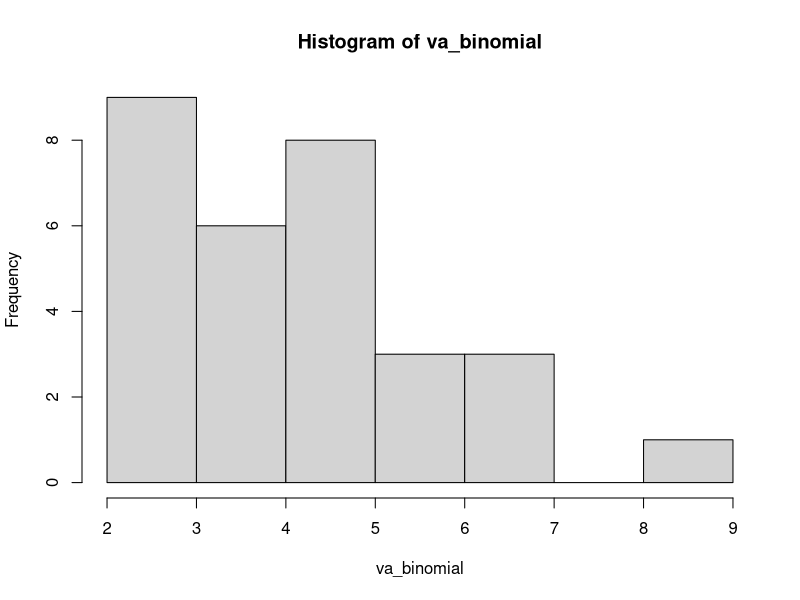
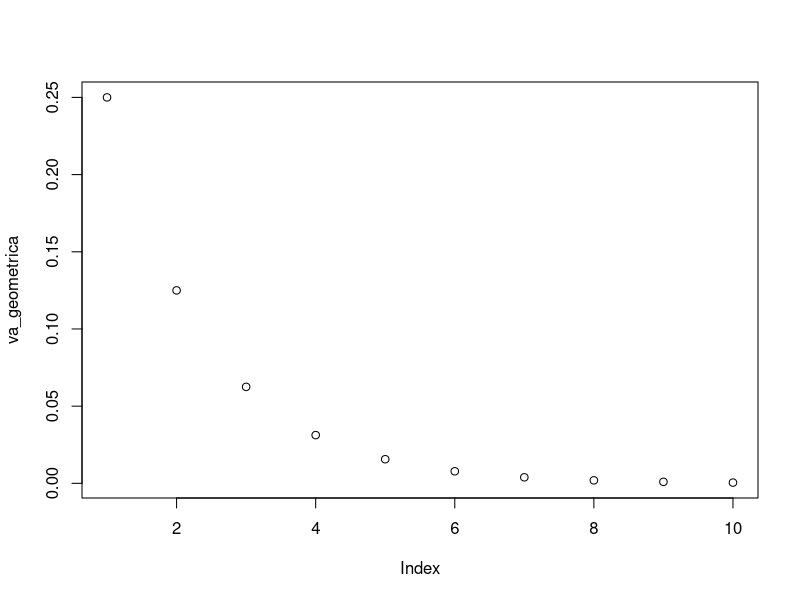
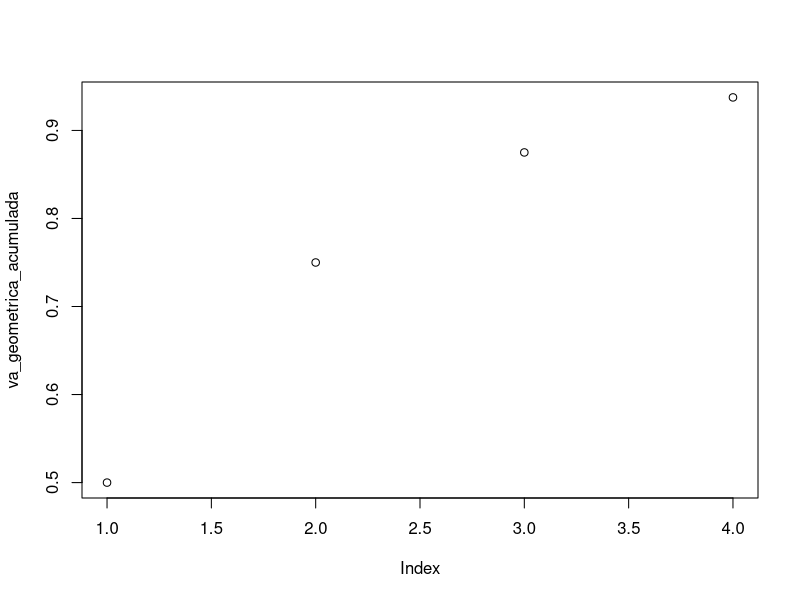
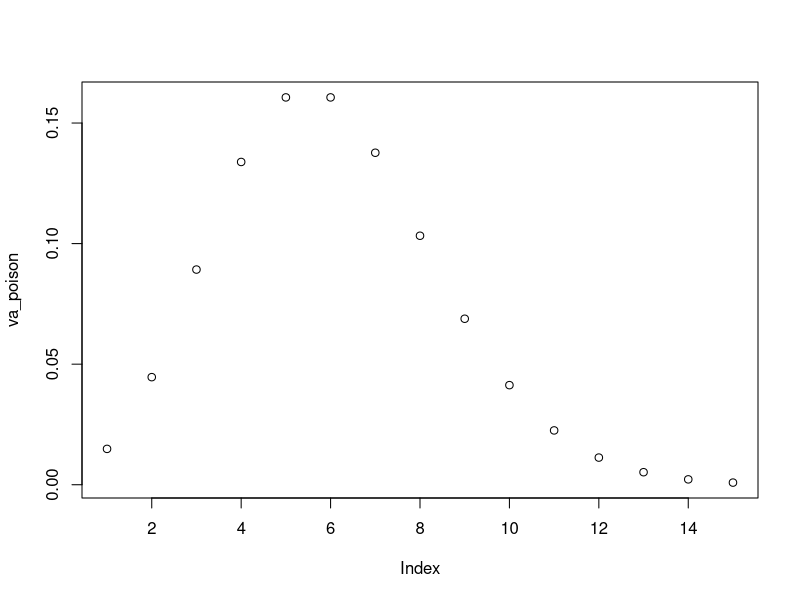
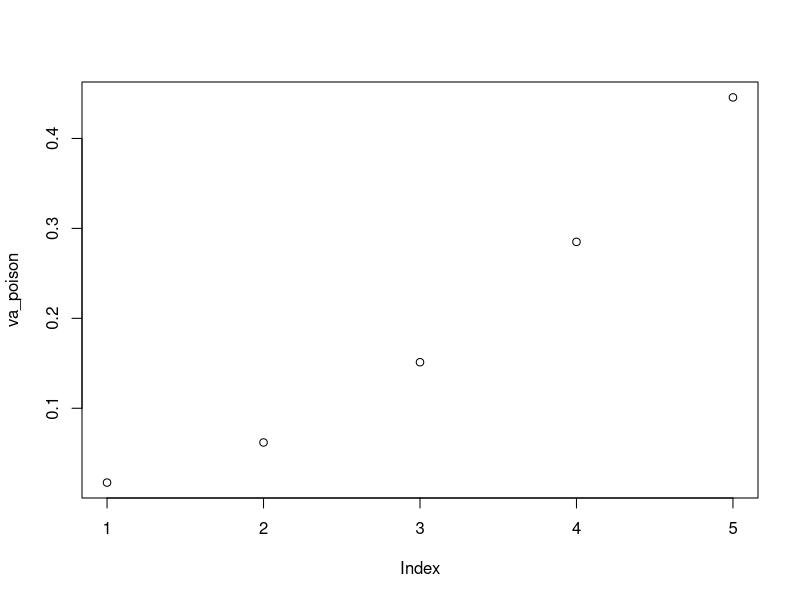
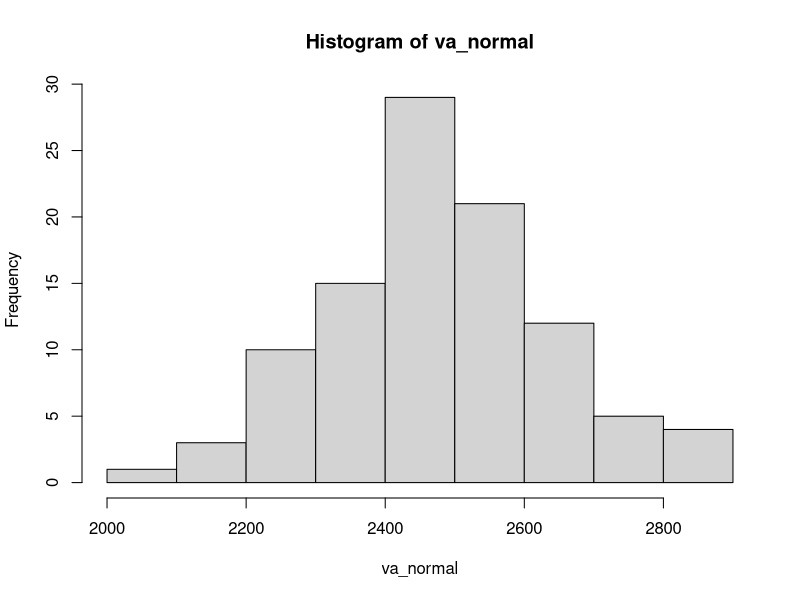
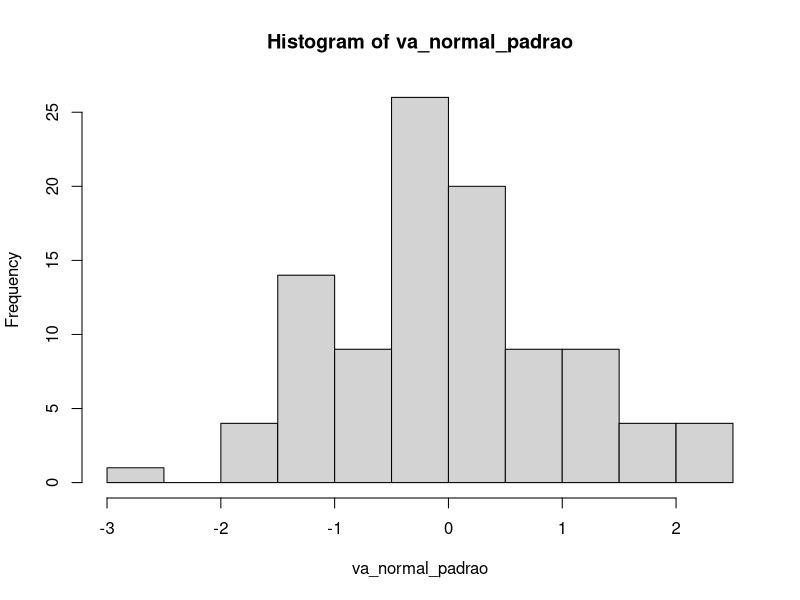
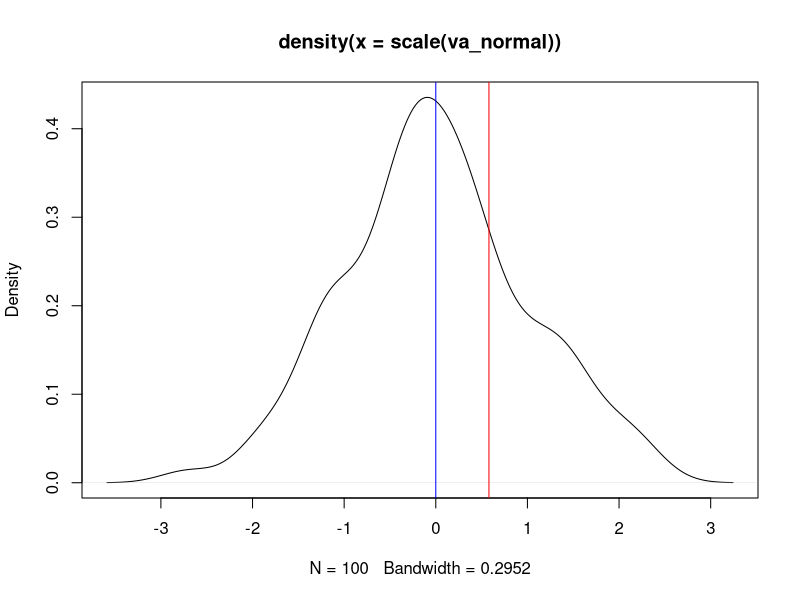

R code for these plots, in order:

#Copie este código, cole no seu R e execute para ver os resultados
################################
#### DISTRIBUIÇÃO BINOMIAL ####
################################
# Exemplo: Definindo como sucesso o cliente comprar, e supondo que a probabilidade de sucesso é 50%.
# Ao passar 10 clientes em nossa loja, qual a probabilidade de realizarmos 2 vendas?
#Ou seja, queremos encontrar a probabilidade de dois sucessos, em dez tentativas. Cuja probabilidade de sucesso
# em cada tentativa é 50%
dbinom (x = 2, size = 10, prob = 0.5)
#Onde:
# x é o número de sucessos,
# size é o número de tentativas,
# prob é a probabilidade de sucesso em cada tentativa
# A função a seguir gera quantidades aleatórias de sucesso oriundos de uma quantidade (size) de tentativas dada a probabilidade
#(prob) de sucesso.
# É útil para realizar experimentos. Podemos simular qual a frequencia esperada de vendas a cada dez clientes ?
  #Ainda mantendo a probabilidade de sucesso (cliente comprar) de 50%
  va_binomial <- rbinom(n = 30, size=10, prob=0.5)
#Onde:
# n é a quantidade de vezes que o experimento deve ser repetido
# size é o número de tentativas a cada experimento
  # prob é o número de sucesso em cada uma das tentativas
  hist(va_binomial) # A maior barra no histograma representa a quantidade esperada de vendas
  #Ajuste o parametro n para 1000 e plote o histograma, observe como a distribuição binomial se aproxima da normal
  # Podemos também querer a probabilidade de que até dois clientes comprem.
  #Ao invés de saber a probabilidade de exatos dois comprarem.
  #A probabilidade de até dois clientes comprarem é:
  #(probabilidade de nenhum cliente comprar) + (probabilidade de um cliente comprar) + probabilidade de dois cliente comprarem)
#Formalizando: P(X<=2) = P(X=0) + P(X=1) + P(X=2)
pbinom(q = 2,size = 10, prob = 0.5)
#A probabilidade de que até dois clientes comprem ao entrarem dez clientes, é de 5,48%
##################################
#### DISTRIBUIÇÃO GEOMÉTRICA ####
##################################
#Exemplo: Definindo como sucesso o cliente comprar, e supondo que a probabilidade de sucesso é 50%.
#Qual a probabilidade da primeira venda ocorrer quando o quinto cliente entrar na loja? 
dgeom(x = 5, prob = 0.5)
#Onde:
# x é o número de tentativas
# prob é a probabilidade de sucessos
# Podemos utilizar a mesma função para nos dar a probabilidade do sucesso ocorrer na primeira tentativa,
#Segunda tentativa, terceira tentativa ... até a décima tentativa.
va_geometrica <- dgeom(x = 1:10, prob = 0.5)
va_geometrica
plot(va_geometrica) #Veja como as probabilidades vão diminuindo. A probabilidade de
# sucesso de 50% é relativamente alta,
#então é muito provavel que o sucesso ocorra logo nas primeiras tentativas
# Podemos utilizar a distribuição geométrica acumulada para saber qual a probabilidade
# do primeiro sucesso
#ocorrer na primeira tentativa OU na segunda tentativa OU na terceira tentativa
#Formalizando, queremos: P(X<=3)
va_geometrica_acumulada <- pgeom(0:3, prob = 0.5)
plot(va_geometrica_acumulada)

#### DISTRIBUIÇÃO BINOMIAL NEGATIVA ####
#########################################
# Exemplo: Definindo como sucesso o cliente comprar, e supondo que a probabilidade
#de sucesso é 50%.
#Qual a probabilidade de ter que entrar 8 clientes até que a segunda venda ocorra?
dnbinom(x=2, size = 8, prob = 0.50)
#Onde:
# x é o número de sucessos
# size é a quantidade de tentativos
# prob é a probabilidade de sucesso
#########################################
####
#DISTRIBUIÇÃO POISSON
####
#########################################
# Exemplo: Uma loja recebe em média, 6 (𝝺) clientes por minuto. Qual a probabilidade
# de que 5(x) clientes
#entrem em um minuto?
dpois(x= 5,lambda = 6)

#Onde:
# x é a quantidade a ser testada
# lambda é a taxa média de ocorrêcia do evento em um determinado período de
# intervalo de tempo ou espaço
# Podemos utilizar a mesma funcao para obter a probabilidade de entrar um cliente,
# dois clientes... quinze clientes
va_poison <- dpois(x = 1:15, lambda = 6)
plot(va_poison)
# Observe que os valores se distribuiem simetricamente en tormo de seis, use acontece
# porque o paramentro
#lambda é a média (e também o desvio padrão) da distribuição de Poisson
# Também podemos obter a probabilidade acumulada de até 5 clientes entrarem na loja
# em um minuto
#Formalizando, queremos: P(X<=5)
va_poison <- ppois(1:5, lambda = 6)
plot(va_poison)
#########################################
####
# DISTRIBUIÇÃO NORMAL
####

#########################################
# Exemplo: Suponha que a distribuição dos salários dos funcionários de uma empresa
# sigam uma distribuição
#normal com média 𝜇=2.500 e desvio padrão σ= 170.
# Ao selecionar aleatoriamente um indivíduo dessa população, qual a probabilidade de
# ter salário entre
#2.400 e 2.600 ?
# Precisamos achar a probabilidade do indivíduo ter um salário de até 2.600 e subtrair
# pela probabilidade do
#indivíduo ter o salário até 2.400
#P(X<=2600)
probabilidade_ate_2600 <- pnorm(q = 2600, mean = 2500, sd =170 )
#P(X<=2400)
probabilidade_ate_2400 <- pnorm(q = 2400, mean = 2500, sd =170 )
#P(X<=2600) - P(X<=2400)
probabilidade_ate_2600 - probabilidade_ate_2400

#Podemos gerar 100 números aleatórios para uma distribuição normal com média 2500
# e desvio padrão 170
va_normal <- rnorm(n = 100, mean = 2500,sd = 170)
hist(va_normal)
#########################################
#### DISTRIBUIÇÃO NORMAL PADRÃO
####
#########################################
# O comando scale() padroniza uma variável aleatória.
#Ao aplicar o comando na variável va_normal que acabmos de criar, ela ficará com
# média zero e desvio padrão unitário
va_normal_padrao <- scale(va_normal)
hist(va_normal_padrao)
# Exemplo: Suponha que a distribuição dos salários dos funcionários de uma empresa
# sigam uma distribuição
#normal com média 𝜇=2.500 e desvio padrão σ= 170.
# Ao selecionar aleatoriamente um indivíduo dessa população, qual a probabilidade de
# ter
#salário acima de 2.600 ?
#Padronização

z <- (2600-2500)/170
pnorm(z, mean = 0, sd = 1)
#ou simplesmente
pnorm(z)
#Podemos também visualizar onde está o nosso valor Z em relação a média
plot(density(scale(va_normal))) #Plota curva de densidade
abline(v = 0,col = 'blue') #Gera uma linha sobre média, que é zero pois padronizamos a
# distribuição
abline(v = 0.58,col = 'red') #Gera uma linha sobre o valor z obtido
#########################################
####
# DISTRIBUIÇÃO F
####
#########################################
#Gerando uma amostra aleatória de 1000 número seguindo uma distribuição F
va_f <- rf( n= 1000, df1 = 5 , df2 = 33 )
# Onde:
# n é a quantidade de números a ser gerado
# df1 é o primeiro grau de liberidade

# df2 é o segundo grau de liberdade
hist(va_f)
#Vá aumentando os graus de liberdade e observe como a distribuição se aproxima da
# normal
#Informação Extra: Uma distribuição F é a razão entre duas chi-quadrado
#########################################
####
# DISTRIBUIÇÃO T
####
#########################################
#Gera uma amostra aleatória de 1000 números seguindo uma distribuição T
va_t <- rt(1000, df = 2)
hist(va_t)
#Observe que a distribuição t, assim como a normal padrão, é centrada no zero
#Vá aumentando o grau de liberdade e observando o comportamento do histograma
#########################################
#### DISTRIBUIÇÃO QUI-QUADRADO ####
#########################################
#Gera
# uma amostra aleatória de 1000 números seguindo uma distribuição qui-
#  quadrado

va_QuiQuadrado <- rchisq(1000,df = 3)
hist(va_QuiQuadrado)


